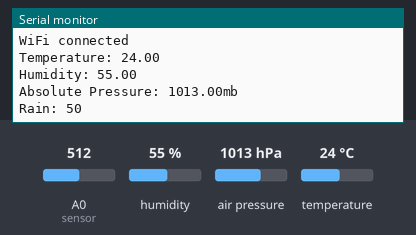
Bench run of a sketch on a simulated ESP8266 (NodeMCU). Parts: the last lines printed to the serial monitor. The inputs (shaded band) are chosen by the test bench; at power-on: humidity 55 %, A0 (sensor) = 512, air pressure 1013 hPa, temperature 24 °C. WiFi joins after 1.5 s; servers stay silent unless stated.

Above: at 2.7 s.
2.8 s: humidity set to 22 %
4.3 s: A0 (sensor) set to 716
At 5.7 s:
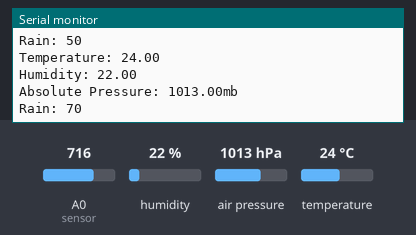
5.8 s: air pressure set to 952 hPa
At 7.2 s:
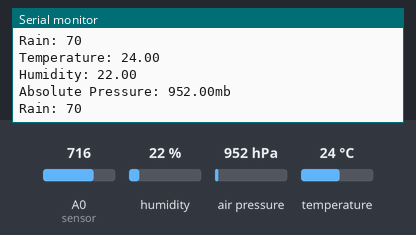
7.3 s: temperature set to 12 °C
8.8 s: A0 (sensor) set to 992
At 10.2 s:
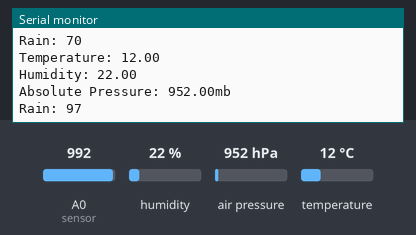
Timing chart, 0 to 11.3 s (numbered marks = the images above; inputs shaded):
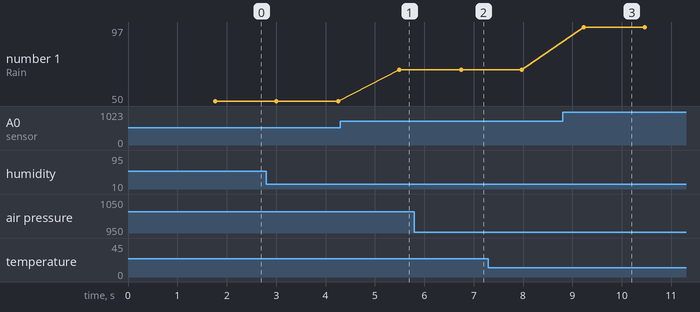

Measured:
- after the input at 4.3 s, the serial monitor: prints a new line after 1.2 s (image 1)
- after the input at 5.8 s, the serial monitor: prints a new line after 0.94 s (image 2)
- after the input at 8.8 s, the serial monitor: prints a new line after 0.43 s (image 3)
- plotted number 1: 50 → 70 after the input at 4.3 s, 70 → 97 after the input at 8.8 s

The sketch:

weather_monitoring_thingspeak.ino
```cpp
#include <SFE_BMP180.h>  // Include BMP180 sensor library
#include <Wire.h>        // Include Wire library for I2C communication
#include <ESP8266WiFi.h> // Include ESP8266 WiFi library
#include "DHT.h"         // Include DHT sensor library

String apiKey = ""; // Thingspeak API Key
const char *ssid =  "";  // WiFi SSID
const char *pass =  "";      // WiFi password
const char* server = "api.thingspeak.com"; // Thingspeak server

DHT dht(D3, DHT11);   // DHT sensor on pin D3, using DHT11 type
SFE_BMP180 bmp;       // BMP180 sensor object
double T, P;          // Temperature (T) and Pressure (P) variables
char status;          // Status variable for BMP180 sensor
WiFiClient client;    // WiFi client for communication with Thingspeak

void setup()
{
  Serial.begin(115200); // Start serial communication
  delay(10);
  bmp.begin();          // Initialize BMP180 sensor
  Wire.begin();         // Initialize I2C communication
  dht.begin();          // Initialize DHT sensor
  WiFi.begin(ssid, pass); // Connect to WiFi

  while (WiFi.status() != WL_CONNECTED)
  {
    delay(500);
    Serial.print(".");
  }
  Serial.println("");
  Serial.println("WiFi connected");
}

void loop()
{
  // BMP180 sensor
  status =  bmp.startTemperature();  // Start BMP180 temperature measurement
  if (status != 0)
  {
    delay(status);
    status = bmp.getTemperature(T);  // Get BMP180 temperature

    status = bmp.startPressure(3);   // Start BMP180 pressure measurement (oversampling 3 times)
    if (status != 0)
    {
      delay(status);
      status = bmp.getPressure(P, T); // Get BMP180 pressure
      if (status != 0)
      {
        // Pressure obtained successfully
      }
    }
  }

  // DHT11 sensor
  float h = dht.readHumidity();    // Read humidity from DHT sensor
  float t = dht.readTemperature(); // Read temperature from DHT sensor

  if (isnan(h) || isnan(t))
  {
    Serial.println("Failed to read from DHT sensor!");
    return;
  }

  // Rain sensor
  int r = analogRead(A0); // Read analog value from rain sensor
  r = map(r, 0, 1024, 0, 100); // Map analog value to a range of 0-100

  // Send data to Thingspeak
  if (client.connect(server, 80))
  {
    String postStr = apiKey;
    postStr += "&field1=";
    postStr += String(t);
    postStr += "&field2=";
    postStr += String(h);
    postStr += "&field3=";
    postStr += String(P, 2);
    postStr += "&field4=";
    postStr += String(r);
    postStr += "\r\n\r\n\r\n\r\n";

    client.print("POST /update HTTP/1.1\n");
    client.print("Host: api.thingspeak.com\n");
    client.print("Connection: close\n");
    client.print("X-THINGSPEAKAPIKEY: " + apiKey + "\n");
    client.print("Content-Type: application/x-www-form-urlencoded\n");
    client.print("Content-Length: ");
    client.print(postStr.length());
    client.print("\n\n\n\n");
    client.print(postStr);

    // Print data to Serial Monitor
    Serial.print("Temperature: ");
    Serial.println(t);
    Serial.print("Humidity: ");
    Serial.println(h);
    Serial.print("Absolute Pressure: ");
    Serial.print(P, 2);
    Serial.println("mb");
    Serial.print("Rain: ");
    Serial.println(r);
  }
  client.stop(); // Disconnect from Thingspeak
  delay(1000);   // Wait for a second before sending data again
}
```
